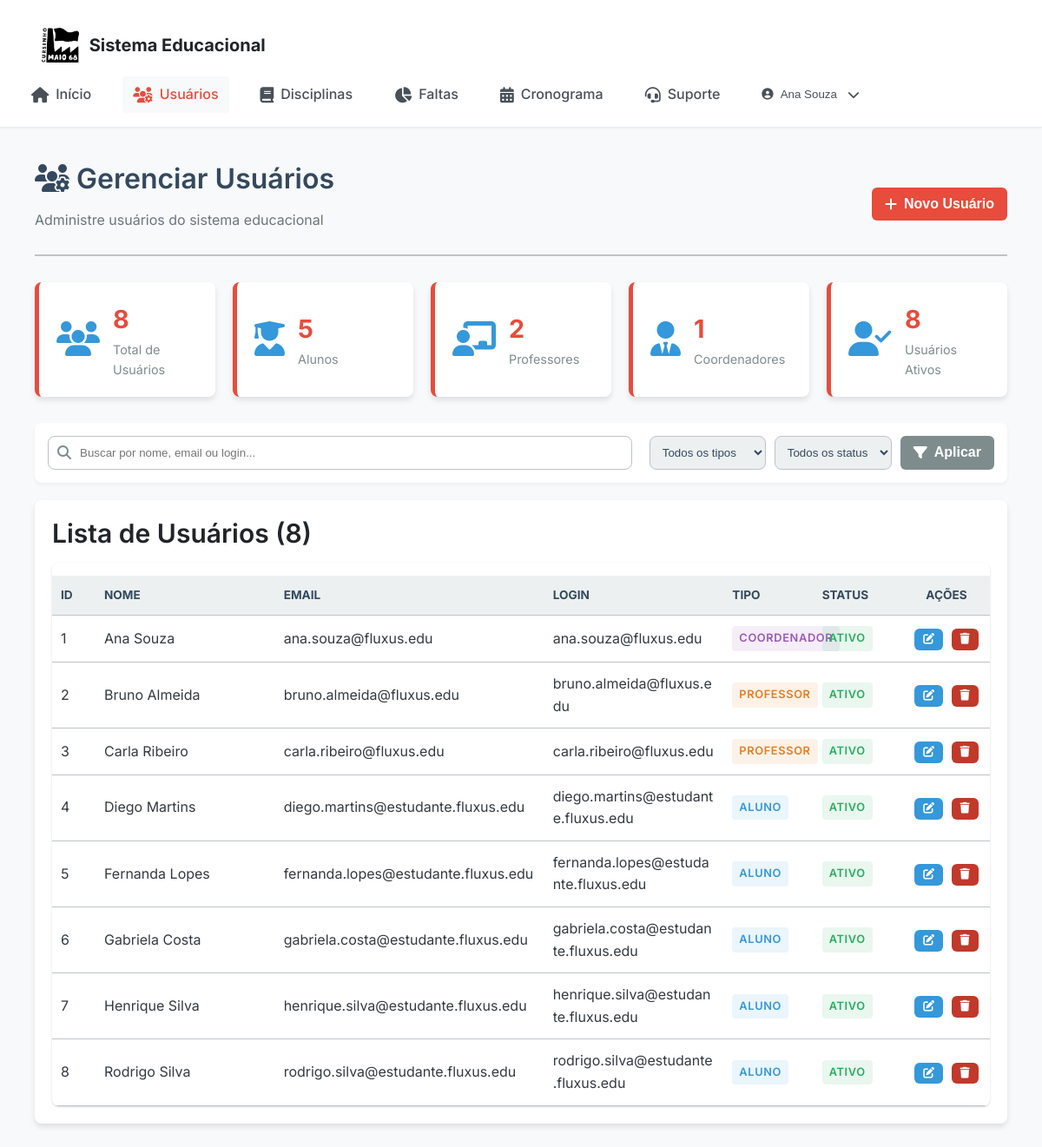
The page /pages/usuarios.php (signed in) on the database its author committed.
### tables this page shows
CREATE TABLE IF NOT EXISTS `usuario` (
  `id` bigint(20) UNSIGNED NOT NULL AUTO_INCREMENT,
  `nome` varchar(100) NOT NULL,
  `email` varchar(100) NOT NULL,
  `tipo` varchar(20) NOT NULL CHECK (`tipo` in ('aluno','professor','coordenador')),
  `login` varchar(50) NOT NULL,
  `senha` varchar(255) NOT NULL,
  `ativo` smallint(6) DEFAULT 1,
  `primeiro_login` timestamp NULL DEFAULT NULL,
  `senha_alterada` smallint(6) DEFAULT 0,
  PRIMARY KEY (`id`),
  UNIQUE KEY `email` (`email`),
  UNIQUE KEY `login` (`login`)
);

### pages/usuarios.php (the view, shortened to what this page needs)
<?php
require_once '../includes/connection.php';
$search = $_GET['search'] ?? '';
$where_conditions = [];
$params = [];
$where_clause = !empty($where_conditions) ? 'WHERE ' . implode(' AND ', $where_conditions) : '';
$stmt = $pdo->prepare("SELECT * FROM Usuario $where_clause ORDER BY nome ASC");
$stmt->execute($params);
$usuarios = $stmt->fetchAll(PDO::FETCH_ASSOC);
$stats = [
    'total' => $pdo->query("SELECT COUNT(*) FROM Usuario")->fetchColumn(),
    'alunos' => $pdo->query("SELECT COUNT(*) FROM Usuario WHERE tipo = 'aluno'")->fetchColumn(),
    'professores' => $pdo->query("SELECT COUNT(*) FROM Usuario WHERE tipo = 'professor'")->fetchColumn(),
    'coordenadores' => $pdo->query("SELECT COUNT(*) FROM Usuario WHERE tipo = 'coordenador'")->fetchColumn(),
    'ativos' => $pdo->query("SELECT COUNT(*) FROM Usuario WHERE ativo = 1")->fetchColumn()
];
?>
<?php include '../includes/header.php'; ?>
<div class="main-content">
    <div class="container">
        <div class="page-header">
            <div class="page-title">
                <h1><i class="fas fa-users-cog"></i> Gerenciar Usuários</h1>
                <p>Administre usuários do sistema educacional</p>
            </div>
            <button class="btn btn-primary" onclick="openCreateModal()">
                <i class="fas fa-plus"></i> Novo Usuário
            </button>
        </div>
        <div class="stats-grid">
            <div class="stat-card">
                <div class="stat-icon">
                    <i class="fas fa-users"></i>
                </div>
                <div class="stat-content">
                    <div class="stat-number"><?php echo $stats['total']; ?></div>
                    <div class="stat-label">Total de Usuários</div>
                </div>
            </div>
            <div class="stat-card">
                <div class="stat-icon">
                    <i class="fas fa-user-graduate"></i>
                </div>
                <div class="stat-content">
                    <div class="stat-number"><?php echo $stats['alunos']; ?></div>
                    <div class="stat-label">Alunos</div>
                </div>
            </div>
            <div class="stat-card">
                <div class="stat-icon">
                    <i class="fas fa-chalkboard-teacher"></i>
                </div>
                <div class="stat-content">
                    <div class="stat-number"><?php echo $stats['professores']; ?></div>
                    <div class="stat-label">Professores</div>
                </div>
            </div>
            <div class="stat-card">
                <div class="stat-icon">
                    <i class="fas fa-user-tie"></i>
                </div>
                <div class="stat-content">
                    <div class="stat-number"><?php echo $stats['coordenadores']; ?></div>
                    <div class="stat-label">Coordenadores</div>
                </div>
            </div>
            <div class="stat-card">
                <div class="stat-icon">
                    <i class="fas fa-user-check"></i>
                </div>
                <div class="stat-content">
                    <div class="stat-number"><?php echo $stats['ativos']; ?></div>
                    <div class="stat-label">Usuários Ativos</div>
                </div>
            </div>
        </div>
        <div class="filters-section">
            <div class="search-box">
                <i class="fas fa-search"></i>
                <input type="text" id="searchInput" placeholder="Buscar por nome, email ou login..." value="<?php echo htmlspecialchars($search); ?>">
            </div>
            <div class="filter-group">
                <select id="tipoFilter">
                    <option value="">Todos os tipos</option>
                </select>
                <select id="ativoFilter">
                    <option value="">Todos os status</option>
                </select>
                <button class="btn btn-secondary" onclick="applyFilters()">
                    <i class="fas fa-filter"></i> Aplicar
                </button>
            </div>
        </div>
        <div class="table-section card">
            <h2>Lista de Usuários (<?php echo count($usuarios); ?>)</h2>
            <?php if (empty($usuarios)): ?>
                <div class="empty-state">
                    <i class="fas fa-frown"></i>
                    <p>Nenhum usuário encontrado com os filtros aplicados.</p>
                </div>
            <?php else: ?>
                <div class="table-container">
                    <table>
                        <thead>
                            <tr>
                                <th>ID</th>
                                <th>Nome</th>
                                <th>Email</th>
                                <th>Login</th>
                                <th>Tipo</th>
                                <th>Status</th>
                                <th class="actions-col">Ações</th> </tr>
                        </thead>
                        <tbody>
                            <?php foreach ($usuarios as $user): ?>
                                <tr data-id="<?php echo $user['id']; ?>">
                                    <td><?php echo htmlspecialchars($user['id']); ?></td>
                                    <td><?php echo htmlspecialchars($user['nome']); ?></td>
                                    <td><?php echo htmlspecialchars($user['email']); ?></td>
                                    <td><?php echo htmlspecialchars($user['login']); ?></td>
                                    <td><span class="badge type-<?php echo $user['tipo']; ?>"><?php echo ucfirst($user['tipo']); ?></span></td>
                                    <td>
                                        <span class="badge status-<?php echo $user['ativo'] ? 'active' : 'inactive'; ?>">
                                            <?php echo $user['ativo'] ? 'Ativo' : 'Inativo'; ?>
                                        </span>
                                    </td>
                                    <td class="actions-col">
                                        <button class="btn btn-sm btn-edit" onclick="editUser(<?php echo $user['id']; ?>)">
                                            <i class="fas fa-edit"></i>
                                        </button>
                                        <button class="btn btn-sm btn-delete" onclick="deleteUser(<?php echo $user['id']; ?>, '<?php echo htmlspecialchars($user['nome']); ?>')">
                                            <i class="fas fa-trash"></i>
                                        </button>
                                    </td>
                                </tr>
                            <?php endforeach; ?>
                        </tbody>
                    </table>
                </div>
            <?php endif; ?>
        </div>
    </div>
</div>

### css/modern.css (style rules this page uses)
:root { --primary-red: #DC3545; --primary-red-hover: #C82333; --primary-red-light: rgba(220, 53, 69, 0.1); --white: #FFFFFF; --gray-50: #F8F9FA; --gray-100: #E9ECEF; --gray-200: #DEE2E6; --gray-300: #CED4DA; --gray-400: #ADB5BD; --gray-500: #6C757D; --gray-600: #495057; --gray-700: #343A40; --gray-800: #212529; --gray-900: #000000; --success: #28A745; --warning: #FFC107; --danger: #DC3545; --info: #17A2B8; --font-family: 'Inter', -apple-system, BlinkMacSystemFont, 'Segoe UI', sans-serif; --font-size-xs: 0.75rem; --font-size-sm: 0.875rem; --font-size-base: 1rem; --font-size-lg: 1.125rem; --font-size-xl: 1.25rem; --font-size-2xl: 1.5rem; --font-size-3xl: 1.875rem; --font-size-4xl: 2.25rem; --spacing-1: 0.25rem; --spacing-2: 0.5rem; --spacing-3: 0.75rem; --spacing-4: 1rem; --spacing-5: 1.25rem; --spacing-6: 1.5rem; --spacing-8: 2rem; --spacing-10: 2.5rem; --spacing-12: 3rem; --spacing-16: 4rem; --spacing-20: 5rem; --border-radius-sm: 0.25rem; --border-radius: 0.375rem; --border-radius-lg: 0.5rem; --border-radius-xl: 0.75rem; --shadow-sm: 0 1px 2px 0 rgba(0, 0, 0, 0.05); --shadow: 0 1px 3px 0 rgba(0, 0, 0, 0.1), 0 1px 2px 0 rgba(0, 0, 0, 0.06); --shadow-md: 0 4px 6px -1px rgba(0, 0, 0, 0.1), 0 2px 4px -1px rgba(0, 0, 0, 0.06); --shadow-lg: 0 10px 15px -3px rgba(0, 0, 0, 0.1), 0 4px 6px -2px rgba(0, 0, 0, 0.05); --shadow-xl: 0 20px 25px -5px rgba(0, 0, 0, 0.1), 0 10px 10px -5px rgba(0, 0, 0, 0.04); --transition-fast: 150ms ease-in-out; --transition-normal: 300ms ease-in-out; --transition-slow: 500ms ease-in-out; }
* { box-sizing: border-box; margin: 0; padding: 0; }
html { font-size: 16px; line-height: 1.5; -webkit-font-smoothing: antialiased; -moz-osx-font-smoothing: grayscale; }
body { font-family: var(--font-family); font-size: var(--font-size-base); font-weight: 400; line-height: 1.6; color: var(--gray-800); background-color: var(--gray-50); min-height: 100vh; }
h1, h2, h3, h4, h5, h6 { font-weight: 600; line-height: 1.2; color: var(--gray-900); margin-bottom: var(--spacing-4); }
h1 { font-size: var(--font-size-4xl); }
h2 { font-size: var(--font-size-3xl); }
p { margin-bottom: var(--spacing-4); color: var(--gray-600); }
.container { width: 100%; max-width: 1200px; margin: 0 auto; padding: 0 var(--spacing-6); }
.card { background: var(--white); border-radius: var(--border-radius-lg); box-shadow: var(--shadow); padding: var(--spacing-6); transition: all var(--transition-normal); }
.btn { display: inline-flex; align-items: center; justify-content: center; gap: var(--spacing-2); padding: var(--spacing-3) var(--spacing-6); border: 1px solid transparent; border-radius: var(--border-radius); font-size: var(--font-size-base); font-weight: 500; text-decoration: none; cursor: pointer; transition: all var(--transition-fast); white-space: nowrap; }
.btn-primary { background-color: var(--primary-red); color: var(--white); }
.btn-secondary { background-color: var(--white); color: var(--gray-700); border-color: var(--gray-300); }
.btn-sm { padding: var(--spacing-2) var(--spacing-4); font-size: var(--font-size-sm); }
.table-container { background: var(--white); border-radius: var(--border-radius-lg); overflow: hidden; box-shadow: var(--shadow); }
.badge { display: inline-flex; align-items: center; padding: var(--spacing-1) var(--spacing-3); border-radius: var(--border-radius-sm); font-size: var(--font-size-xs); font-weight: 500; text-transform: uppercase; letter-spacing: 0.05em; }

### rows shown on the page
usuario: id "8", ativo "1", nome "Rodrigo Silva", email "rodrigo.silva@estudante.fluxus.edu", login "rodrigo.silva@estudante.fluxus.edu", tipo "ALUNO", shows "ATIVO"
usuario: id "1", nome "Ana Souza", email "ana.souza@fluxus.edu", login "ana.souza@fluxus.edu", tipo "COORDENADOR", ativo "ATIVO"
usuario: id "2", nome "Bruno Almeida", email "bruno.almeida@fluxus.edu", login "bruno.almeida@fluxus.edu", tipo "PROFESSOR", ativo "ATIVO"
usuario: id "3", nome "Carla Ribeiro", email "carla.ribeiro@fluxus.edu", login "carla.ribeiro@fluxus.edu", tipo "PROFESSOR", ativo "ATIVO"
usuario: id "4", nome "Diego Martins", email "diego.martins@estudante.fluxus.edu", login "diego.martins@estudante.fluxus.edu", tipo "ALUNO", ativo "ATIVO"
usuario: id "5", nome "Fernanda Lopes", email "fernanda.lopes@estudante.fluxus.edu", login "fernanda.lopes@estudante.fluxus.edu", tipo "ALUNO", ativo "ATIVO"
usuario: id "6", nome "Gabriela Costa", email "gabriela.costa@estudante.fluxus.edu", login "gabriela.costa@estudante.fluxus.edu", tipo "ALUNO", ativo "ATIVO"
usuario: id "7", nome "Henrique Silva", email "henrique.silva@estudante.fluxus.edu", login "henrique.silva@estudante.fluxus.edu", tipo "ALUNO", ativo "ATIVO"

### other values the page prints
$username "Ana Souza"
$stats['alunos'] "5"
$stats['professores'] "2"
count($usuarios) "8"
